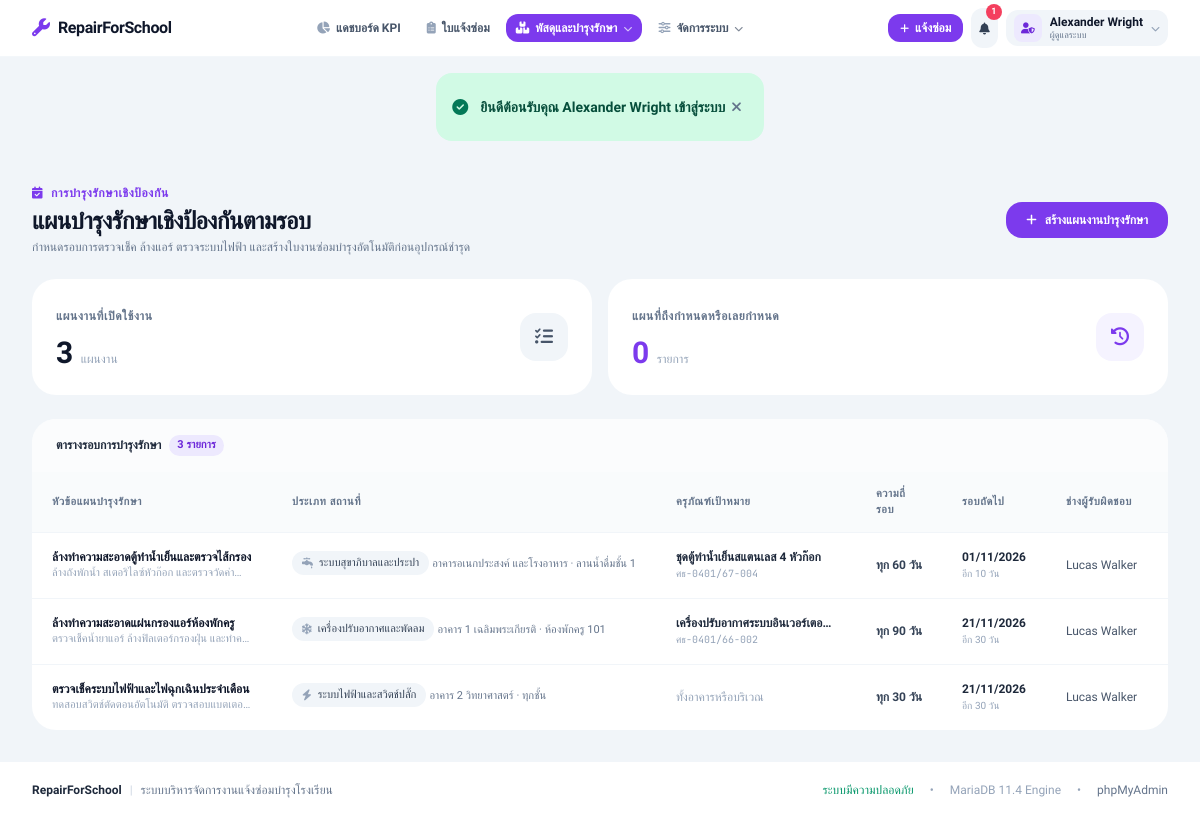
The app's page /index.php?page=pm-schedules (signed in) with its own data.
### tables this page shows
CREATE TABLE `users` (
  `id`            INT UNSIGNED NOT NULL AUTO_INCREMENT,
  `username`      VARCHAR(50)  NOT NULL UNIQUE,
  `email`         VARCHAR(100) NOT NULL UNIQUE,
  `password_hash` VARCHAR(255) NOT NULL,
  `full_name`     VARCHAR(100) NOT NULL,
  `role`          ENUM('admin', 'teacher', 'technician') NOT NULL DEFAULT 'teacher',
  `department`    VARCHAR(100) DEFAULT NULL COMMENT 'กลุ่มสาระฯ / ฝ่ายงาน',
  `phone`         VARCHAR(20)  DEFAULT NULL,
  `is_active`     TINYINT(1)   NOT NULL DEFAULT 1,
  `created_at`    TIMESTAMP    NOT NULL DEFAULT CURRENT_TIMESTAMP,
  `updated_at`    TIMESTAMP    NOT NULL DEFAULT CURRENT_TIMESTAMP ON UPDATE CURRENT_TIMESTAMP,
  PRIMARY KEY (`id`),
  INDEX `idx_role` (`role`),
  INDEX `idx_is_active` (`is_active`)
);

CREATE TABLE `pm_schedules` (
  `id`                     INT UNSIGNED NOT NULL AUTO_INCREMENT,
  `title`                  VARCHAR(150) NOT NULL COMMENT 'หัวข้อแผนบำรุงรักษา',
  `description`            TEXT         DEFAULT NULL,
  `equipment_type_id`      INT UNSIGNED NOT NULL,
  `asset_id`               INT UNSIGNED DEFAULT NULL,
  `building`               VARCHAR(100) NOT NULL,
  `room`                   VARCHAR(100) DEFAULT NULL,
  `frequency_days`         INT          NOT NULL DEFAULT 90 COMMENT 'ความถี่รอบวัน เช่น 30, 90, 180, 365',
  `last_run_at`            DATE         DEFAULT NULL COMMENT 'วันที่ดำเนินการล่าสุด',
  `next_due_date`          DATE         NOT NULL COMMENT 'วันที่ครบกำหนดรอบถัดไป',
  `assigned_technician_id` INT UNSIGNED DEFAULT NULL,
  `is_active`              TINYINT(1)   NOT NULL DEFAULT 1,
  `created_at`             TIMESTAMP    NOT NULL DEFAULT CURRENT_TIMESTAMP,
  `updated_at`             TIMESTAMP    NOT NULL DEFAULT CURRENT_TIMESTAMP ON UPDATE CURRENT_TIMESTAMP,
  PRIMARY KEY (`id`),
  KEY `fk_pm_equip`  (`equipment_type_id`),
  KEY `fk_pm_asset`  (`asset_id`),
  KEY `fk_pm_tech`   (`assigned_technician_id`),
  KEY `idx_pm_due`   (`next_due_date`),
  CONSTRAINT `fk_pm_equip` FOREIGN KEY (`equipment_type_id`)      REFERENCES `equipment_types` (`id`) ON DELETE RESTRICT,
  CONSTRAINT `fk_pm_asset` FOREIGN KEY (`asset_id`)               REFERENCES `assets` (`id`) ON DELETE SET NULL,
  CONSTRAINT `fk_pm_tech`  FOREIGN KEY (`assigned_technician_id`) REFERENCES `users` (`id`) ON DELETE SET NULL
);

CREATE TABLE `equipment_types` (
  `id`          INT UNSIGNED NOT NULL AUTO_INCREMENT,
  `name`        VARCHAR(100) NOT NULL UNIQUE,
  `icon`        VARCHAR(50)  NOT NULL DEFAULT 'fa-solid fa-wrench',
  `description` VARCHAR(255) DEFAULT NULL,
  `created_at`  TIMESTAMP    NOT NULL DEFAULT CURRENT_TIMESTAMP,
  PRIMARY KEY (`id`)
);

CREATE TABLE `assets` (
  `id`                INT UNSIGNED NOT NULL AUTO_INCREMENT,
  `asset_code`        VARCHAR(50)  NOT NULL UNIQUE COMMENT 'รหัสครุภัณฑ์ เช่น ศธ 0401/67-001',
  `name`              VARCHAR(150) NOT NULL COMMENT 'ชื่อครุภัณฑ์/อุปกรณ์',
  `equipment_type_id` INT UNSIGNED NOT NULL,
  `brand`             VARCHAR(100) DEFAULT NULL,
  `model`             VARCHAR(100) DEFAULT NULL,
  `serial_number`     VARCHAR(100) DEFAULT NULL,
  `building`          VARCHAR(100) NOT NULL,
  `room`              VARCHAR(100) NOT NULL,
  `status`            ENUM('active', 'maintenance', 'damaged', 'disposed') NOT NULL DEFAULT 'active',
  `purchase_date`     DATE DEFAULT NULL,
  `warranty_expiry`   DATE DEFAULT NULL,
  `price`             DECIMAL(10,2) DEFAULT 0.00,
  `qr_token`          VARCHAR(64)  NOT NULL UNIQUE,
  `created_at`        TIMESTAMP NOT NULL DEFAULT CURRENT_TIMESTAMP,
  `updated_at`        TIMESTAMP NOT NULL DEFAULT CURRENT_TIMESTAMP ON UPDATE CURRENT_TIMESTAMP,
  PRIMARY KEY (`id`),
  KEY `fk_asset_equip` (`equipment_type_id`),
  KEY `idx_asset_status` (`status`),
  KEY `idx_asset_building` (`building`),
  CONSTRAINT `fk_asset_equip` FOREIGN KEY (`equipment_type_id`) REFERENCES `equipment_types` (`id`) ON DELETE RESTRICT
);

### pages/pm_schedules/index.php (the view, shortened to what the rows shown need)
<?php
require_once __DIR__ . '/../layout/header.php';
?>
<div class="max-w-7xl mx-auto px-4 sm:px-6 lg:px-8 py-8 space-y-6">
  <div class="flex flex-col md:flex-row md:items-center md:justify-between gap-4">
    <div>
      <h1 class="text-2xl font-black text-slate-900 tracking-tight font-display">แผนบำรุงรักษาเชิงป้องกันตามรอบ</h1>
    </div>
  </div>
  <div class="bg-white rounded-3xl overflow-hidden">
    <div class="overflow-x-auto">
      <table class="min-w-full divide-y divide-slate-100 text-xs">
        <thead class="bg-slate-50/80 text-[11px] font-bold text-slate-500 uppercase tracking-wider text-left">
          <tr>
            <th class="px-5 py-3.5">หัวข้อแผนบำรุงรักษา</th>
            <th class="px-5 py-3.5">ประเภท สถานที่</th>
            <th class="px-5 py-3.5">ครุภัณฑ์เป้าหมาย</th>
            <th class="px-5 py-3.5">ความถี่รอบ</th>
            <th class="px-5 py-3.5">รอบถัดไป</th>
            <th class="px-5 py-3.5">ช่างผู้รับผิดชอบ</th>
            <th class="px-5 py-3.5 text-right">การเปิดใบงาน</th>
          </tr>
        </thead>
        <tbody class="divide-y divide-slate-100 text-slate-700">
          <?php if (empty($schedules)): ?>
            <tr>
              <td colspan="7" class="px-6 py-12 text-center text-slate-400">
                <i class="fa-solid fa-calendar-xmark text-3xl mb-2 text-slate-300" aria-hidden="true"></i>
                <p class="font-bold">ยังไม่มีแผนบำรุงรักษาในระบบ</p>
              </td>
            </tr>
          <?php else: ?>
            <?php foreach ($schedules as $s): ?>
              <?php
                $today = date('Y-m-d');
                $isDue = ($s['next_due_date'] <= $today);
                $daysRemaining = (int)ceil((strtotime($s['next_due_date']) - strtotime($today)) / 86400);
              ?>
              <tr class="hover:bg-slate-50/70 transition-colors <?= $isDue ? 'bg-violet-50/30' : '' ?>">
                <td class="px-5 py-4 max-w-[240px]">
                  <strong class="text-slate-900 block truncate"><?= htmlspecialchars($s['title']) ?></strong>
                  <span class="text-[11px] text-slate-400 block truncate"><?= htmlspecialchars($s['description'] ?? '') ?></span>
                </td>
                <td class="px-5 py-4 whitespace-nowrap">
                  <span class="inline-flex items-center gap-1.5 px-2.5 py-1 rounded-xl bg-slate-100 text-slate-700 text-[11px] font-medium block w-fit mb-1">
                    <i class="<?= htmlspecialchars($s['equipment_icon'] ?? 'fa-solid fa-wrench') ?> text-slate-400" aria-hidden="true"></i>
                    <span><?= htmlspecialchars($s['equipment_type_name']) ?></span>
                  </span>
                  <span class="text-slate-500 text-[11px]"><?= htmlspecialchars($s['building']) ?> · <?= htmlspecialchars($s['room'] ?? 'ทุกห้อง') ?></span>
                </td>
                <td class="px-5 py-4 whitespace-nowrap">
                  <?php if (!empty($s['asset_name'])): ?>
                    <span class="font-bold text-slate-800 block truncate max-w-[160px]"><?= htmlspecialchars($s['asset_name']) ?></span>
                    <span class="font-mono text-[10px] text-slate-400"><?= htmlspecialchars($s['asset_code'] ?? '') ?></span>
                  <?php else: ?>
                    <span class="text-slate-400">ทั้งอาคารหรือบริเวณ</span>
                  <?php endif; ?>
                </td>
                <td class="px-5 py-4 whitespace-nowrap font-bold text-slate-700 tabular-nums">
                  ทุก <?= (int)$s['frequency_days'] ?> วัน
                </td>
                <td class="px-5 py-4 whitespace-nowrap tabular-nums">
                  <div class="font-bold text-xs <?= $isDue ? 'text-violet-600' : 'text-slate-800' ?>">
                    <?= date('d/m/Y', strtotime($s['next_due_date'])) ?>
                  </div>
                  <?php if ($isDue): ?>
                    <span class="inline-flex items-center px-2 py-0.5 rounded-full text-[10px] font-bold bg-violet-100 text-violet-700 mt-0.5">ถึงรอบแล้ว</span>
                  <?php else: ?>
                    <span class="text-[10px] text-slate-400">อีก <?= $daysRemaining ?> วัน</span>
                  <?php endif; ?>
                </td>
                <td class="px-5 py-4 whitespace-nowrap text-slate-600">
                  <?= htmlspecialchars($s['technician_name'] ?? 'ช่างเวรประจำวัน') ?>
                </td>
                <td class="px-5 py-4 whitespace-nowrap text-right">
                </td>
              </tr>
            <?php endforeach; ?>
          <?php endif; ?>
        </tbody>
      </table>
    </div>
  </div>
</div>
<?php require_once __DIR__ . '/../layout/footer.php'; ?>

### pages/layout/header.php (shortened to what the rows shown need)
<?php
$currentUser = Auth::user();
$currentRole = Auth::role();
$unreadNotifCount = 0;
if (Auth::check()) {
    $unreadNotifCount = Notification::countUnreadByUser((int)Auth::id());
}
?>
<!doctype html>
<html lang="th" class="h-full">
<head>
  <script src="https://cdn.tailwindcss.com"></script>
  <link rel="stylesheet" href="https://cdnjs.cloudflare.com/ajax/libs/font-awesome/6.5.2/css/all.min.css" />
  <link href="assets/css/app.css" rel="stylesheet">
</head>
<body class="bg-slate-100 text-slate-800 antialiased flex flex-col min-h-[100dvh]">
<header class="sticky top-0 z-40 w-full bg-white text-slate-800 transition-all border-b border-slate-100/80">
  <div class="max-w-[1440px] mx-auto px-4 sm:px-6 lg:px-8">
    <div class="flex items-center justify-between h-14 gap-2">
      <div class="flex items-center gap-2">
        <?php if (Auth::check()): ?>
          <?php if (!Auth::isTeacher()): ?>
            <a href="index.php?page=tickets-create" class="hidden sm:inline-flex items-center gap-1.5 px-3 py-1.5 rounded-xl bg-violet-600 hover:bg-violet-700 text-white text-xs font-bold transition-all active:scale-95 shadow-none">
              <i class="fa-solid fa-plus text-[10px]" aria-hidden="true"></i>
              <span>แจ้งซ่อม</span>
            </a>
          <?php endif; ?>
          <div class="relative" id="notificationMenuWrapper">
            <button
              type="button"
              id="notificationMenuButton"
              onclick="toggleNotificationDropdown()"
              aria-haspopup="true"
              aria-expanded="false"
              aria-label="การแจ้งเตือน"
              class="relative p-2 rounded-xl bg-slate-100 hover:bg-slate-200 text-slate-700 hover:text-slate-900 transition-all focus:outline-none"
            >
              <i class="fa-solid fa-bell text-xs" aria-hidden="true"></i>
              <?php if ($unreadNotifCount > 0): ?>
                <span class="absolute -top-1 -right-1 min-w-[16px] h-[16px] px-1 rounded-full bg-rose-500 text-white text-[9px] font-black flex items-center justify-center tabular-nums">
                  <?= $unreadNotifCount > 9 ? '9+' : $unreadNotifCount ?>
                </span>
              <?php endif; ?>
            </button>
          </div>
          <div class="relative" id="userMenuWrapper">
            <button
              type="button"
              id="userMenuButton"
              onclick="toggleUserDropdown()"
              aria-haspopup="true"
              aria-expanded="false"
              aria-label="เมนูบัญชีผู้ใช้งาน"
              class="flex items-center gap-2 py-1 px-2 rounded-xl bg-slate-100 hover:bg-slate-200 text-left transition-all focus:outline-none"
            >
              <div class="w-7 h-7 rounded-lg bg-violet-100 text-violet-700 flex items-center justify-center text-[11px] font-bold flex-shrink-0">
                <i class="fa-solid <?= match ($currentRole) {
                  'admin' => 'fa-user-shield',
                  'technician' => 'fa-user-gear',
                  'teacher' => 'fa-user-tie',
                  default => 'fa-user'
                } ?>" aria-hidden="true"></i>
              </div>
              <div class="hidden sm:block">
                <div class="text-xs font-bold text-slate-900 leading-tight max-w-[110px] xl:max-w-[140px] truncate"><?= htmlspecialchars($currentUser->full_name ?? '') ?></div>
                <div class="text-[9px] text-slate-500 font-medium leading-tight">
                  <?= match ($currentRole) {
                    'admin' => 'ผู้ดูแลระบบ',
                    'technician' => 'ช่างเทคนิค',
                    'teacher' => 'ครูและบุคลากร',
                    default => 'ผู้ใช้งาน'
                  } ?>
                </div>
              </div>
              <i class="fa-solid fa-chevron-down text-[9px] text-slate-400" aria-hidden="true"></i>
            </button>
          </div>
        <?php endif; ?>
      </div>
    </div>
  </div>
</header>
<main id="main-content" class="flex-grow">

### records on screen
users: full_name "Alexander Wright"
pm_schedules: title "ล้างทำความสะอาดตู้ทำน้ำเย็นและตรวจไส้กรอง", description "ล้างถังพักน้ำ สเตอริไลซ์หัวก๊อก และตรวจวัดค่า…", equipment_type.name "ระบบสุขาภิบาลและประปา", building "อาคารอเนกประสงค์ และโรงอาหาร", room "ลานน้ำดื่มชั้น 1", asset.name "ชุดตู้ทำน้ำเย็นสแตนเลส 4 หัวก๊อก", asset.asset_code "ศธ-0401/67-004", frequency_days "60", next_due_date "01/11/2026", next_due_date "10", assigned_technician.full_name "Lucas Walker"
pm_schedules: title "ล้างทำความสะอาดแผ่นกรองแอร์ห้องพักครู", description "ตรวจเช็คน้ำยาแอร์ ล้างฟิลเตอร์กรองฝุ่น และทำค…", equipment_type.name "เครื่องปรับอากาศและพัดลม", building "อาคาร 1 เฉลิมพระเกียรติ", room "ห้องพักครู 101", asset.name "เครื่องปรับอากาศระบบอินเวอร์เตอ…", asset.asset_code "ศธ-0401/66-002", frequency_days "90", next_due_date "21/11/2026", next_due_date "30", assigned_technician.full_name "Lucas Walker"
pm_schedules: title "ตรวจเช็คระบบไฟฟ้าและไฟฉุกเฉินประจำเดือน", description "ทดสอบสวิตช์ตัดตอนอัตโนมัติ ตรวจสอบแบตเตอ…", equipment_type.name "ระบบไฟฟ้าและสวิตช์ปลั๊ก", building "อาคาร 2 วิทยาศาสตร์", room "ทุกชั้น", shows "ทั้งอาคารหรือบริเวณ", frequency_days "30", next_due_date "21/11/2026", next_due_date "30", assigned_technician.full_name "Lucas Walker"

### other values on screen
$unreadNotifCount "1"
$msg "ยินดีต้อนรับคุณ Alexander Wright เข้าสู่ระบบ"
count($schedules) "3"
$dueCount "0"
